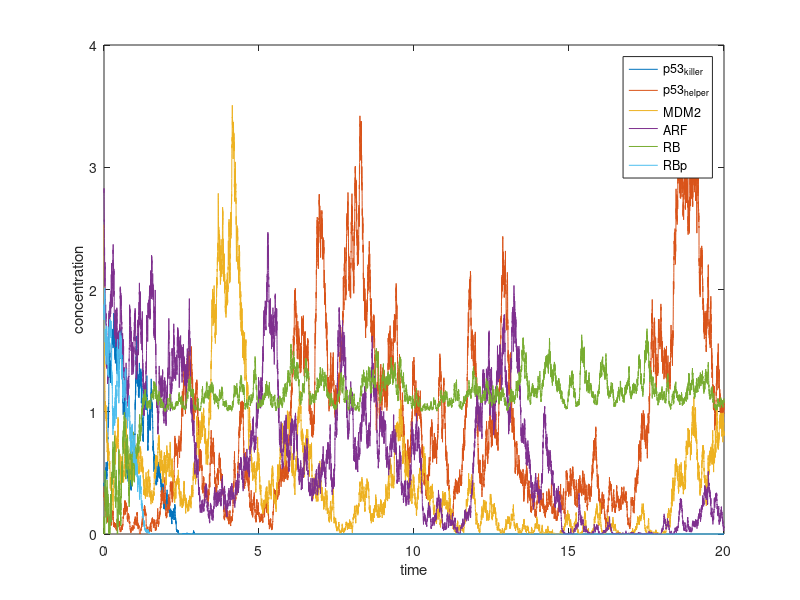

MATLAB code to generate this figure:
function SDE(T_end, delta_t)

if nargin<2
    T_end = 20;
    delta_t = 0.001;
end

N = T_end/delta_t;
timeline = 0:delta_t:(T_end - delta_t);

MDM2_initial = 2.53;
ARF_initial = 2.79;
ARF_MDM2_initial = 1.99;
E2F1_initial = 0.9;
RBp_initial = 1.88;
RB_E2F1_initial = 0;
RB_initial = 0;

p53helper_initial = 0.39;
p53killer_initial = 0.39;
DYRK2_initial = 1;

CycE_initial = 3.83;
p21_initial = 1.32;
p21_CycE_initial = 1.25;

DYRK2 = zeros(1, N);
p53helper = zeros(1, N);
p53killer = zeros(1, N);
MDM2 = zeros(1, N);
ARF = zeros(1, N);
ARF_MDM2 = zeros(1, N);
E2F1 = zeros(1, N);
RBp = zeros(1, N);
RB_E2F1 = zeros(1, N);
RB = zeros(1, N);
CycE = zeros(1, N);
p21_CycE = zeros(1, N);
p21 = zeros(1, N);

p53killer(1) = p53killer_initial;
p53helper(1) = p53helper_initial;
MDM2(1) = MDM2_initial;
ARF(1) = ARF_initial;
ARF_MDM2(1) = ARF_MDM2_initial;
E2F1(1) = E2F1_initial;
RBp(1) = RBp_initial;
RB_E2F1(1) = RB_E2F1_initial;
RB(1) = RB_initial;
DYRK2(1) = DYRK2_initial;

CycE(1) = CycE_initial;
p21_CycE(1) = p21_CycE_initial;
p21(1) = p21_initial;

kdpp53_initial = 0.5;
kdsRE_initial = 1;

kdpp53 = kdpp53_initial;
kdsRE = kdsRE_initial;


for i = 2 : N        
    DYRK2(i) = DYRK2(i - 1) + delta_t * (-0.0003 * DYRK2(i - 1)) + sqrt(DYRK2(i-1)*delta_t)*randn();
    if DYRK2(i) < 0
        DYRK2(i) = 0;
    end
    p53helper(i) = p53helper(i - 1) + delta_t * (-DYRK2(i - 1) * ...
        p53helper(i - 1) / (0.1 + p53helper(i - 1)) + 0.5 - ...
        (0.1 + MDM2(i - 1)) * p53helper(i - 1) + 0.5 * p53killer(i - 1) ...
        /(0.1 + p53killer(i - 1)))+ sqrt(p53helper(i-1)*delta_t)*randn();
    if p53helper(i) < 0
        p53helper(i) = 0;
    end
    p53killer(i) = p53killer(i - 1) + delta_t * (DYRK2(i - 1) * ...
        p53helper(i - 1) / (0.1 + p53helper(i - 1)) - 0.5 * ...
        p53killer(i - 1) / (0.1 + p53killer(i - 1)) - (0.1 + MDM2(i - 1) * ...
        p53killer(i - 1)))+ sqrt(p53killer(i-1)*delta_t)*randn();
    if p53killer(i) < 0
        p53killer(i) = 0;
    end
    MDM2(i) = MDM2(i - 1) + delta_t * (0.02 + 0.3 * (p53killer(i - 1) ...
        + p53helper(i - 1)) - 0.1 * MDM2(i - 1) - 10 * ARF(i - 1) * ...
        MDM2(i - 1) + 2.1 * ARF_MDM2(i - 1))+ sqrt(MDM2(i-1)*delta_t)*randn();
    if MDM2(i) < 0
        MDM2(i) = 0;
    end
    ARF(i) = ARF(i - 1) + delta_t * (0.01 + 0.3 * E2F1(i - 1) - 0.1 ...
        * ARF(i - 1) - 10 * ARF(i - 1) * MDM2(i - 1) + 2.1 ...
        * ARF_MDM2(i - 1))+ sqrt(ARF(i-1)*delta_t)*randn();
    if ARF(i) < 0
        ARF(i) = 0;
    end
    ARF_MDM2(i) = ARF_MDM2(i - 1) + delta_t * (10 * ARF(i - 1) * ...
        MDM2(i - 1) - 2 * ARF_MDM2(i - 1) - 0.1 * ARF_MDM2(i - 1) - ...
        0.1 * ARF_MDM2(i - 1))+ sqrt(ARF_MDM2(i-1)*delta_t)*randn();
    if ARF_MDM2(i) < 0
        ARF_MDM2(i) = 0;
    end
    E2F1(i) = E2F1(i - 1) + delta_t * (-5 * RB(i - 1) * E2F1(i - 1) + ...
        RB_E2F1(i - 1))+ sqrt(E2F1(i-1)*delta_t)*randn();
    if E2F1(i) < 0
        E2F1(i) = 0;
    end
    RBp(i) = RBp(i - 1) + delta_t * (-0.5 * RBp(i - 1) / ...
        (0.1 + RBp(i - 1)))+ sqrt(RBp(i-1)*delta_t)*randn();
    if RBp(i) < 0
        RBp(i) = 0;
    end
    CycE(i) = CycE(i - 1) + delta_t * (0.01 + 0.5 * E2F1(i - 1) - 0.12 ...
        * CycE(i - 1) - 10 * p21(i - 1) * CycE(i - 1) + 1.2 * ...
        p21_CycE(i - 1))+ sqrt(CycE(i-1)*delta_t)*randn();
    if CycE(i) < 0
        CycE(i) = 0;
    end
    p21(i) = p21(i - 1) + delta_t * (0.03 + 0.3 * p53helper(i - 1) ...
        + 0.01 * p53killer(i - 1) - 0.2 * p21(i - 1) - 10 * p21(i - 1) ...
        * CycE(i - 1) + 1.12 * p21_CycE(i - 1))+ sqrt(p21(i-1)*delta_t)*randn();
    if p21(i) < 0
        p21(i) = 0;
    end
    p21_CycE(i) = p21_CycE(i - 1) + delta_t * (10 * p21(i - 1) ...
        * CycE(i - 1) - p21_CycE(i - 1) - 0.32 * p21_CycE(i - 1))+ sqrt(p21_CycE(i-1)*delta_t)*randn();
    if p21_CycE(i) < 0
        p21_CycE(i) = 0;
    end
    RB_E2F1(i) = 1 - E2F1(i);
    RB(i) = 2 - RBp(i) - RB_E2F1(i);
    if RB(i) < 0
        RB(i) = 0;
    end
end


%% Plot
plot(timeline, p53killer, timeline, p53helper, timeline, MDM2, ...
    timeline, ARF, timeline, RB, timeline, RBp);
legend('p53_k_i_l_l_e_r','p53_h_e_l_p_e_r','MDM2','ARF', 'RB', 'RBp');
xlabel('time');
ylabel('concentration');
